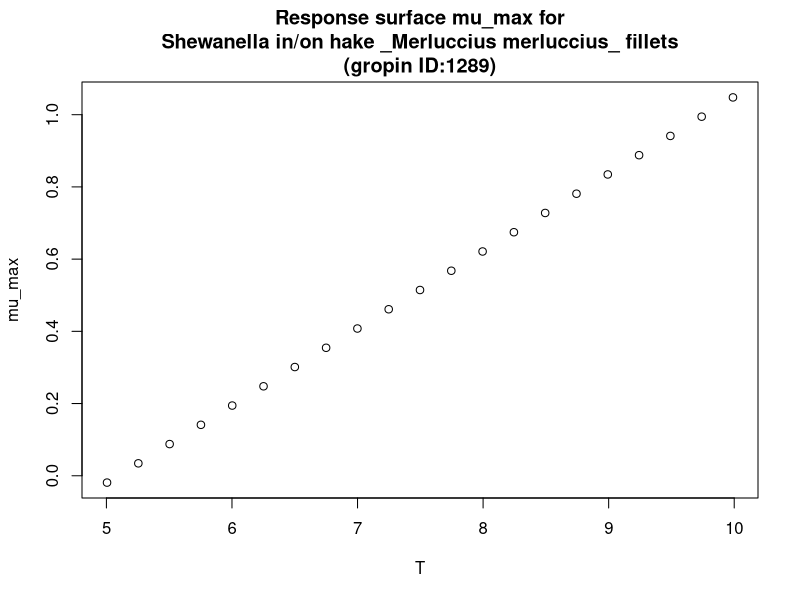

R code for this plot:
#############################
# start of Parameter script
#############################
T <- seq(5.005,9.99000999000999,length.out=21)
#############################
# end of Parameter script
#############################
############################# 
# start of Model script Gropin ID 1289 
#############################
 
# constant coefficients for this model
 
variables <- data.frame(T)
argumentsPar <- expand.grid(variables)
 
# heart of the model
response_surface <- function(T) {
   mumax <-0.214*T-1.09

return(mumax=mumax)
} 

# output parameters
mumax <- cbind(argumentsPar,response_surface(argumentsPar['T']))
colnames(mumax) <- c(colnames(argumentsPar),'mumax')
#############################
# End of Model script
#############################
############################# 
# start of Visualisation script Gropin ID 1289 
#############################
plot(T,mumax$mumax,
                          xlab='T',
                          ylab='mu_max',main='Response surface mu_max for
Shewanella in/on hake _Merluccius merluccius_ fillets
(gropin ID:1289)')
#############################
# End of Visualisation script
#############################
